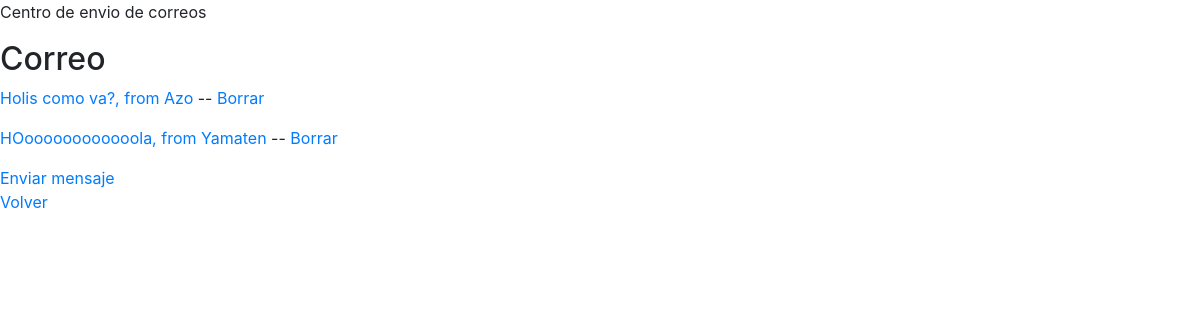
/game/message/ (signed in), run on an earlier commit of the app's database.
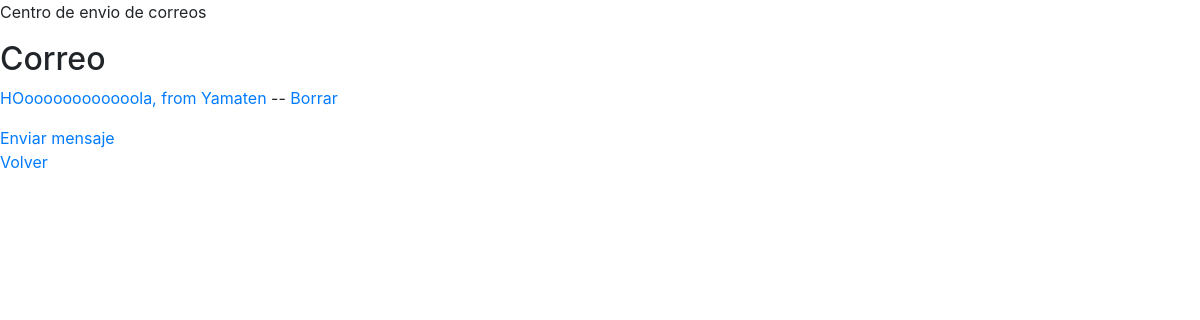
And on a later commit of the database.
### game/models.py (models this page shows, shortened)
class Mensaje(models.Model):
    titulo = models.CharField(max_length=50)
    mensaje = models.CharField(max_length=250)
    emisor = models.ForeignKey(Jugador, related_name='emisor', on_delete=models.CASCADE)
    receptor = models.ForeignKey(Jugador, related_name='receptor', on_delete=models.CASCADE)

class Jugador(models.Model):
    user = models.CharField(max_length=50, unique=True)
    civilizacion = models.ForeignKey(Civilizacion, on_delete=models.CASCADE,related_name='jugadores')
    def __str__(self):
        return self.user

### game/views.py (the view)
# urls.py: url(r'^game/message/$', views.GameViewMessage.as_view(), name='main_game_message'),
class GameViewMessage(LoginRequiredMixin, ListView):
    model = Mensaje
    login_url = '/login/'
    redirect_field_name = 'main_game'
    template_name = "web/game_messages.html"
    fields = "__all__"
    success_url = "/game"
    def get_queryset(self):
        return Mensaje.objects.filter(receptor=Jugador.objects.filter(user=self.request.user.username)[0])

### game/templates/web/game_messages.html (shortened to what this page needs)
<!doctype html>
<html lang="en">
    <head>
    <link rel="stylesheet" href="https://stackpath.bootstrapcdn.com/bootstrap/4.1.1/css/bootstrap.min.css">
    </head>
    <body>
    <div id="top">
            <p>Centro de envio de correos</p>
    </div>
    <div id="mid">
                <h2>Correo</h2>
                        {% for g in object_list  %}
		                <p><a href="{% url 'main_game_see_message' pk=g.id %}">{{ g.titulo}}, from {{ g.emisor }}</a> --                <a href="{% url 'main_game_delete_message' pk=g.id %}">Borrar</a></p>
	                {% endfor %}
            <a href="{% url 'main_game_send_message' %}">Enviar mensaje</a>
    </div>
    <div id="bottom">
            <a href="{% url 'main_game' %}">Volver</a>
    </div>
    </body>
</html>

What changed in the data, as far as the page shows it:
removed Mensaje: titulo "Holis como va?", emisor "Azo"
